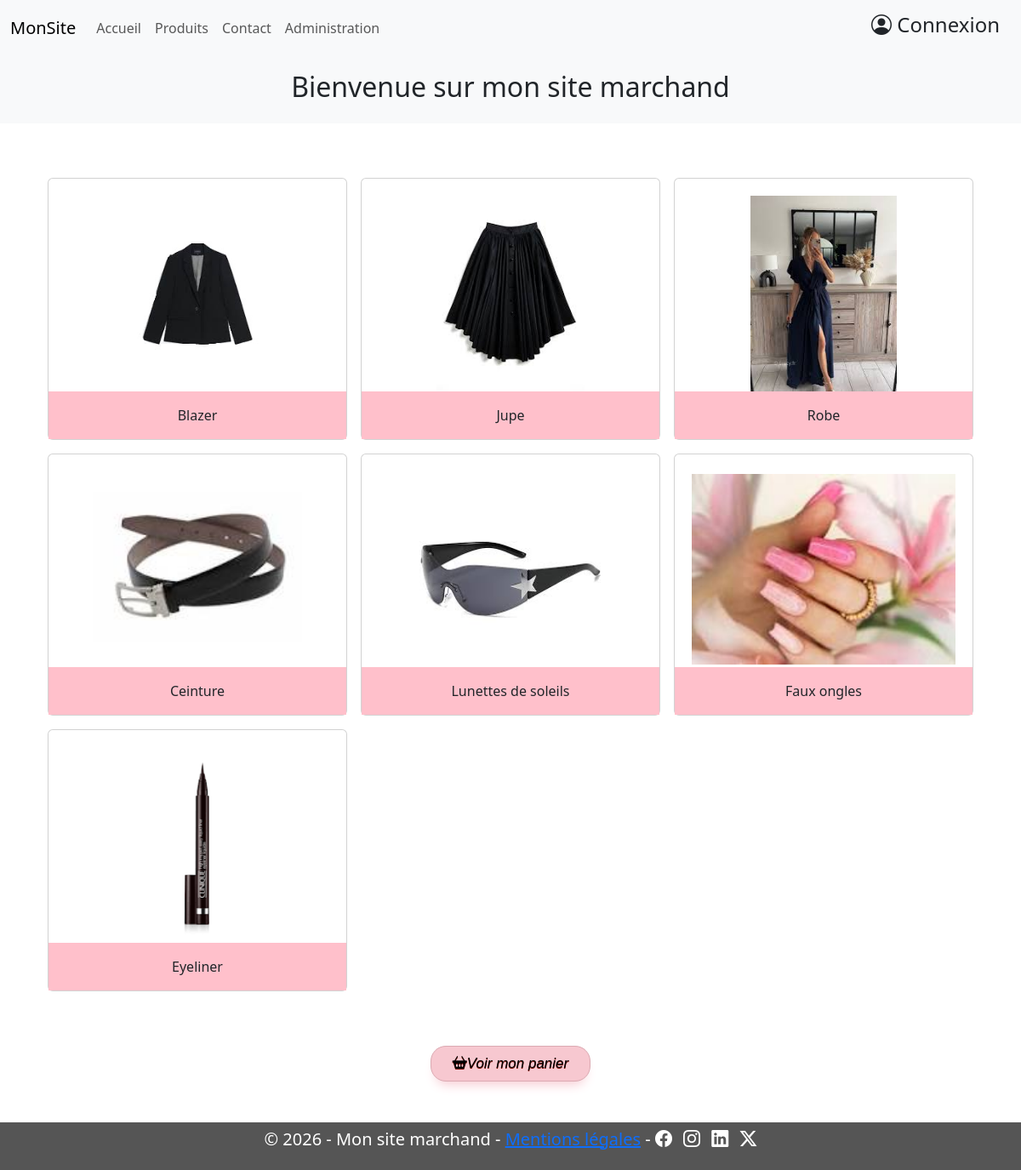
The page /index.php?page=produits on the database its author committed.
### tables this page shows
CREATE TABLE `produit` (
  `IDPRODUIT` int(11) NOT NULL,
  `IDCATEGORIE` int(11) NOT NULL,
  `NOMPROD` varchar(32) DEFAULT NULL,
  `PRIX` decimal(8,2) NOT NULL,
  `STOCK` smallint(6) DEFAULT NULL,
  `DESCRIPTION` varchar(100) DEFAULT ' ',
  `NOMIMAGE` varchar(100) DEFAULT NULL
);

### index.php (called while the page is built)
<?php
if (isset($_GET['page'])){
    $page = $_GET['page'];
} else{
    $page = 'accueil';
}
include './head.php';
include $page.'.php';
include './footer.php';
?>

### produits.php (the view, shortened to what this page needs)
<?php
require_once("info_bdd.php");
$requete_sql = "SELECT NOMPROD, NOMIMAGE, IDPRODUIT FROM `produit`;";
$reponse = $mon_pdo->query($requete_sql);
$resultat = $reponse->fetchAll();
?>
<div class="p-3 mb-2 bg-light text-dark">
        <h2 class="text-center">Bienvenue sur mon site marchand</h2>
</div>
<div class="text-center p-2">
        <div class="p-5">
                <div class="row row-cols-1 row-cols-md-3 row-cols-lg-3 g-3">
                        <?php foreach ($resultat as $ligne) { ?>
                                <div class="col">
                                        <div class="card">
                                                <a class="nav-link" href="index.php?page=produits_details&&idProduit=<?php echo $ligne['IDPRODUIT'] ?>">
                                                        <img src="Images/<?php echo $ligne['NOMIMAGE']; ?>" class="card-img-top"
                                                                style="height: 250px; object-fit: contain;" alt="produit <?php echo $ligne['IDPRODUIT'] ?>">
                                                        <div class="card-body" style="background-color: pink;">
                                                                <div class="card-text"><?php echo $ligne['NOMPROD']; ?></div>
                                                </a>
                                        </div>
                                </div>
                </div>
        <?php } ?>
<button class="myButton m-3"><a href="index.php?page=panier" style="text-decoration: none; color: black"><i class="bi bi-basket2-fill">Voir mon panier</i></a></button>

### head.php (shortened to what this page needs)
<!DOCTYPE html>
<html lang="en">
<head>
        <link href="https://cdn.jsdelivr.net/npm/bootstrap@5.3.8/dist/css/bootstrap.min.css" rel="stylesheet"
>
        <link rel="stylesheet" href="https://cdn.jsdelivr.net/npm/bootstrap-icons@1.13.1/font/bootstrap-icons.min.css">
        <link rel="stylesheet" href="mesStyle.css">
</head>
<body>
        <?php
        if (isset($_SESSION['login']) || isset($_SESSION['IDCLIENT'])) {
                $connecte = true;
        } else {
                $connecte = false;
        }
        ?>
        <nav class="navbar navbar-expand-lg bg-body-tertiary">
                <div class="container-fluid">
                        <div class="collapse navbar-collapse" id="navbarTogglerDemo01">
                                <a class="navbar-brand" href="#">MonSite</a>
                                <ul class="navbar-nav me-auto mb-2 mb-lg-0">
                                        <li class="nav-item">
                                                <a class="nav-link" href="index.php?page=accueil">Accueil</a>
                                        </li>
                                        <li class="nav-item">
                                                <a class="nav-link" href="index.php?page=produits">Produits</a>
                                        </li>
                                        <li class="nav-item">
                                                <a class="nav-link" href="index.php?page=contact">Contact</a>
                                        </li>
                                        <li class="nav-item">
                                                <a class="nav-link" href="index.php?page=connexion">Administration</a>
                                        </li>
                                </ul>
                                <div class="d-flex">
                                        <?php if ($connecte) { ?>
                                                <form action="deconnexion.php" method="post">
                                                        <button type="submit" class="btn">
                                                                <h4><i class="bi bi-box-arrow-right"></i>&nbsp;Déconnexion</h4>
                                                        </button>
                                                </form>
                                        <?php } else { ?>
                                                <a href="index.php?page=connexionClient" class="btn">
                                                        <h4><i class="bi bi-person-circle"></i>&nbsp;Connexion</h4>
                                                </a>
                                        <?php } ?>
                                </div>
                        </div>
                </div>
        </nav>

### footer.php
<footer class="text-white mt-4 p-2" style="background-color: #555;">
    <div class="container text-center">
        <p class="mb-0">
        <h5>© 2026 - Mon site marchand - <a href="index.php?page=mentions-legales">Mentions légales</a> - <i class="bi bi-facebook me-2"></i>
            <i class="bi bi-instagram me-2"></i>
            <i class="bi bi-linkedin me-2"></i>
            <i class="bi bi-twitter-x"></i>
        </h5>
        </p>
    </div>
</footer>
</body>
</html>

### mesStyle.css (style rules this page uses)
img { display: block; width: 200px; height: 250px; padding: 20px; padding-bottom: 0px; }
.myButton { box-shadow: 0px 10px 14px -7px rgb(247, 200, 208); background:linear-gradient(to bottom, rgb(247, 200, 208) 5%, rgb(247, 200, 208) 100%); background-color:rgb(247, 200, 208); border-radius:18px; border:1px solid rgb(219, 170, 178); display:inline-block; cursor:pointer; color:#000000; font-family:Arial; font-size:17px; padding:7px 25px; text-decoration:none; text-shadow:0px 1px 0px #810e05; }
.col { color: rgb(179, 97, 147); cursor: pointer; transition: background-color 0.2s, transform 0.2s; }

### rows shown on the page
produit: NOMIMAGE (picture), NOMPROD "Blazer"
produit: NOMIMAGE (picture), NOMPROD "Jupe"
produit: NOMIMAGE (picture), NOMPROD "Robe"
produit: NOMIMAGE (picture), NOMPROD "Ceinture"
produit: NOMIMAGE (picture), NOMPROD "Lunettes de soleils"
produit: NOMIMAGE (picture), NOMPROD "Faux ongles"
produit: NOMIMAGE (picture), NOMPROD "Eyeliner"
